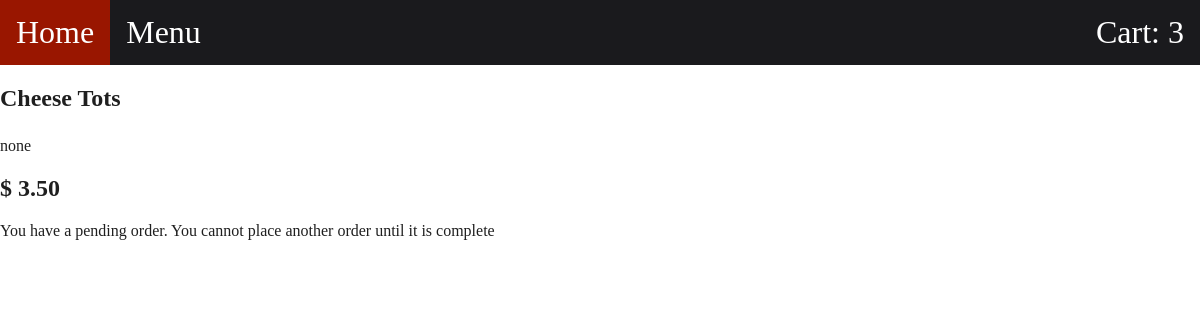
Page /item/Cheese Tots/ (signed in) on the committed database.
### app/models.py (models this page shows, shortened)
class menuItem(models.Model):
    name = models.CharField(max_length=100, null=False)
    cost = models.DecimalField(max_digits=6, decimal_places=2,null=False)
    description = models.CharField(max_length=400, null=False)
    image = models.ImageField(null=True,blank=True,upload_to="images/")
    type = models.CharField(max_length=20)

### app/views.py (the view, shortened to what this page needs)
# urls.py: path('item/<itemname>/', views.itemPage, name="item"),
def itemPage(request, itemname):
    item = menuItem.objects.get(name=itemname)
    bigFood = createBig()
    smallFood = createSmall()
    food = createCartItem()
    cart = Cart.objects.get(user=request.user)
    return render(request, 'item.html', {"item": item, "cartNum": cartItem.objects.all().count(),"bigFood": bigFood,"smallFood":smallFood, "food": food, "cart":cart})

### app/templates/item.html (shortened to what this page needs)
{% load static %}
<!DOCTYPE html>
<html>
  <head>
    <link
      rel="stylesheet"
      href="https://use.fontawesome.com/releases/v5.6.1/css/all.css"
    />
    <link rel="stylesheet" href="{% static 'food-style.css' %}" />
  </head>
  <body>
    <nav class="sticky">
      <a href="{% url 'home' %}" title="Home">Home</a>
      <a name="all" href="{% url 'food' %}">Menu</a>
      <a class="cartbtn" href="{% url 'cart' %}">Cart: {{cartNum}}</a>
    </nav>
    <div class="mainpage">
      <div id="content">
        <div id="itemBox" class="{{item.type}}">
          <h2 class="itemName">{{item.name}}</h2>
          <p class="itemDesc">{{item.description}}</p>
          <h2 class="itemPrice">$ {{item.cost}}</h2>
          {% if cart.status == "paid" %}
            <p>You have a pending order.  You cannot place another order until it is complete</p>
          {% endif %}
        </div>
      </div>
    </div>
  </body>
</html>

### app/static/food-style.css (style rules this page uses)
body { background-color:white; color: #1f1f1f; margin: 0; padding: 0; }
a { text-decoration: none; color: black; }
nav { overflow: hidden; background-color: #1a1a1d; margin: 0; padding: 0; }
nav a { float: left; font-size: 4vh; color: white; text-align: center; padding: 14px 16px; text-decoration: none; }
.cartbtn { cursor: pointer; font-size: 4vh; margin: 0; float: right; }
.itemName { padding-bottom: 5px; }
.mainpage { display: grid; grid-template-columns: 100%; }

### rows in the picture
menuItem: name "Cheese Tots", description "none", cost "3.50"

### other values in the picture
{{ cartNum }} "3"
